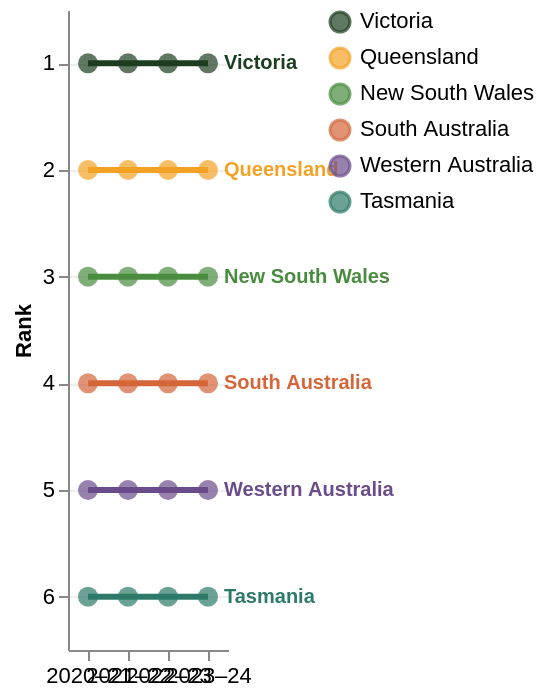

Express this chart as Vega-Lite.
### Vega-Lite specification from a JSON file in a GitHub repository (floating-point values rounded to 4 significant figures)
{"$schema": "https://vega.github.io/schema/vega-lite/v5.json", "description": "Bump chart showing state rankings by farm gate value from 2020-21 to 2023-24", "width": "container", "height": 320, "data": {"values": [{"year": "2020–21", "state": "Victoria", "rank": 1, "value": 4900.0}, {"year": "2020–21", "state": "Queensland", "rank": 2, "value": 4081.0}, {"year": "2020–21", "state": "New South Wales", "rank": 3, "value": 3114.0}, {"year": "2020–21", "state": "South Australia", "rank": 4, "value": 2250.0}, {"year": "2020–21", "state": "Western Australia", "rank": 5, "value": 1072.0}, {"year": "2020–21", "state": "Tasmania", "rank": 6, "value": 802.0}, {"year": "2021–22", "state": "Victoria", "rank": 1, "value": 5103.0}, {"year": "2021–22", "state": "Queensland", "rank": 2, "value": 4029.0}, {"year": "2021–22", "state": "New South Wales", "rank": 3, "value": 3169.0}, {"year": "2021–22", "state": "South Australia", "rank": 4, "value": 2256.0}, {"year": "2021–22", "state": "Western Australia", "rank": 5, "value": 1236.0}, {"year": "2021–22", "state": "Tasmania", "rank": 6, "value": 853.3}, {"year": "2022–23", "state": "Victoria", "rank": 1, "value": 4793.0}, {"year": "2022–23", "state": "Queensland", "rank": 2, "value": 4358.0}, {"year": "2022–23", "state": "New South Wales", "rank": 3, "value": 3194.0}, {"year": "2022–23", "state": "South Australia", "rank": 4, "value": 2352.0}, {"year": "2022–23", "state": "Western Australia", "rank": 5, "value": 1235.0}, {"year": "2022–23", "state": "Tasmania", "rank": 6, "value": 962.9}, {"year": "2023–24", "state": "Victoria", "rank": 1, "value": 4990.0}, {"year": "2023–24", "state": "Queensland", "rank": 2, "value": 4442.0}, {"year": "2023–24", "state": "New South Wales", "rank": 3, "value": 3483.0}, {"year": "2023–24", "state": "South Australia", "rank": 4, "value": 2260.0}, {"year": "2023–24", "state": "Western Australia", "rank": 5, "value": 1390.0}, {"year": "2023–24", "state": "Tasmania", "rank": 6, "value": 1025.0}]}, "layer": [{"mark": {"type": "line", "strokeWidth": 3, "interpolate": "monotone", "point": false}, "encoding": {"x": {"field": "year", "type": "ordinal", "axis": {"title": null, "labelAngle": 0, "labelFontSize": 11, "grid": false}}, "y": {"field": "rank", "type": "quantitative", "scale": {"domain": [6.5, 0.5]}, "axis": {"title": "Rank", "values": [1, 2, 3, 4, 5, 6], "labelFontSize": 11, "grid": true, "gridColor": "#eeeeee"}}, "color": {"field": "state", "type": "nominal", "scale": {"domain": ["Victoria", "Queensland", "New South Wales", "South Australia", "Western Australia", "Tasmania"], "range": ["#1c3d1f", "#f4a225", "#4a8c3f", "#d4663a", "#6b4c8a", "#2e7a6a"]}, "legend": {"title": null, "orient": "right", "labelFontSize": 11, "offset": 50}}, "tooltip": [{"field": "year", "title": "Year"}, {"field": "state", "title": "State"}, {"field": "rank", "title": "Rank"}, {"field": "value", "title": "Farm gate value ($m)", "format": ","}]}}, {"mark": {"type": "point", "filled": true, "size": 100}, "encoding": {"x": {"field": "year", "type": "ordinal"}, "y": {"field": "rank", "type": "quantitative", "scale": {"domain": [6.5, 0.5]}}, "color": {"field": "state", "type": "nominal", "scale": {"domain": ["Victoria", "Queensland", "New South Wales", "South Australia", "Western Australia", "Tasmania"], "range": ["#1c3d1f", "#f4a225", "#4a8c3f", "#d4663a", "#6b4c8a", "#2e7a6a"]}}, "tooltip": [{"field": "year", "title": "Year"}, {"field": "state", "title": "State"}, {"field": "rank", "title": "Rank"}, {"field": "value", "title": "Farm gate value ($m)", "format": ","}]}}, {"transform": [{"filter": "datum.year == '2023–24'"}], "mark": {"type": "text", "align": "left", "dx": 8, "fontSize": 10, "fontWeight": "bold"}, "encoding": {"x": {"field": "year", "type": "ordinal"}, "y": {"field": "rank", "type": "quantitative", "scale": {"domain": [6.5, 0.5]}}, "text": {"field": "state", "type": "nominal"}, "color": {"field": "state", "type": "nominal", "scale": {"domain": ["Victoria", "Queensland", "New South Wales", "South Australia", "Western Australia", "Tasmania"], "range": ["#1c3d1f", "#f4a225", "#4a8c3f", "#d4663a", "#6b4c8a", "#2e7a6a"]}}}}], "config": {"view": {"stroke": "transparent"}}}
